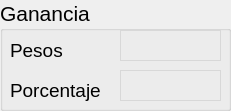
   <widget class="QGroupBox" name="groupBox_1">
    <property name="geometry">
     <rect>
      <x>10</x>
      <y>430</y>
      <width>231</width>
      <height>111</height>
     </rect>
    </property>
    <property name="font">
     <font>
      <pointsize>16</pointsize>
     </font>
    </property>
    <property name="title">
     <string>Ganancia</string>
    </property>
    <widget class="QLabel" name="label_3">
     <property name="geometry">
      <rect>
       <x>10</x>
       <y>40</y>
       <width>71</width>
       <height>21</height>
      </rect>
     </property>
     <property name="font">
      <font>
       <family>MS Shell Dlg 2</family>
       <pointsize>14</pointsize>
       <weight>50</weight>
       <italic>false</italic>
       <bold>false</bold>
      </font>
     </property>
     <property name="text">
      <string>Pesos</string>
     </property>
    </widget>
    <widget class="QLabel" name="label_5">
     <property name="geometry">
      <rect>
       <x>10</x>
       <y>80</y>
       <width>101</width>
       <height>21</height>
      </rect>
     </property>
     <property name="font">
      <font>
       <family>MS Shell Dlg 2</family>
       <pointsize>14</pointsize>
       <weight>50</weight>
       <italic>false</italic>
       <bold>false</bold>
      </font>
     </property>
     <property name="text">
      <string>Porcentaje</string>
     </property>
    </widget>
    <widget class="QLabel" name="label_GPorc">
     <property name="geometry">
      <rect>
       <x>120</x>
       <y>70</y>
       <width>101</width>
       <height>31</height>
      </rect>
     </property>
     <property name="font">
      <font>
       <family>MS Shell Dlg 2</family>
       <pointsize>14</pointsize>
       <weight>50</weight>
       <italic>false</italic>
       <bold>false</bold>
      </font>
     </property>
     <property name="styleSheet">
      <string notr="true">border: 1px solid black;
color: rgb(255, 0, 0);
border-color: rgb(216, 216, 216);</string>
     </property>
     <property name="text">
      <string/>
     </property>
     <property name="alignment">
      <set>Qt::AlignCenter</set>
     </property>
    </widget>
    <widget class="QLabel" name="label_GPesos">
     <property name="geometry">
      <rect>
       <x>120</x>
       <y>30</y>
       <width>101</width>
       <height>31</height>
      </rect>
     </property>
     <property name="font">
      <font>
       <family>MS Shell Dlg 2</family>
       <pointsize>14</pointsize>
       <weight>50</weight>
       <italic>false</italic>
       <bold>false</bold>
      </font>
     </property>
     <property name="styleSheet">
      <string notr="true">border: 1px solid black;
color: rgb(255, 0, 0);
border-color: rgb(216, 216, 216);</string>
     </property>
     <property name="text">
      <string/>
     </property>
     <property name="alignment">
      <set>Qt::AlignCenter</set>
     </property>
    </widget>
   </widget>
